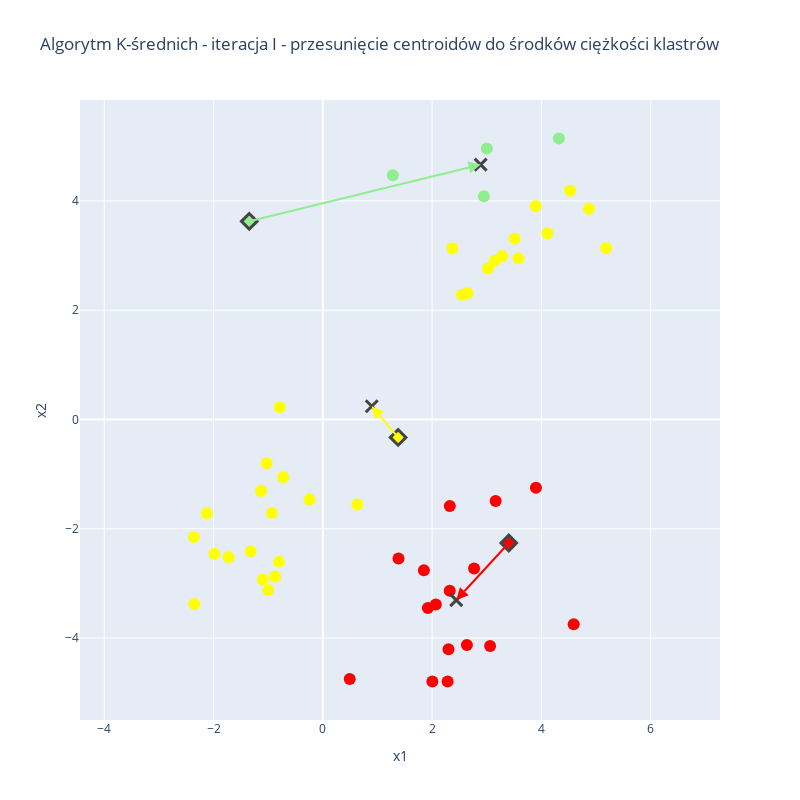

The cell this chart's notebook holds for it:
### Code cell
fig = px.scatter(
    df.loc[df['cluster']==1],
    'x1',
    'x2',
    width=800,
    height=800,
    color_discrete_sequence=[cluster_1_color],
    title='Algorytm K-średnich - iteracja I - przesunięcie centroidów do środków ciężkości klastrów',
)
fig.add_trace(go.Scatter(x=[centroid_1[0]], y=[centroid_1[1]], name='centroid 1', mode='markers', marker_line_width=3, marker_color=cluster_1_color, marker_symbol='diamond'))
fig.add_trace(go.Scatter(x=[mean_cluster_1[0]], y=[mean_cluster_1[1]], name='gravity center 1', mode='markers', marker_line_width=3, marker_color="black", marker_symbol='x-thin'))
fig.add_trace(go.Scatter(x=[centroid_1[0], mean_cluster_1[0]], y=[centroid_1[1], mean_cluster_1[1]], marker= dict(size=2, symbol="arrow-bar-up", color=cluster_1_color, angleref="previous")))

print([centroid_1[0], mean_cluster_1[1]])
print([centroid_1[1], mean_cluster_1[0]])
fig.add_trace(go.Scatter(x=df.loc[df['cluster']==2].x1, y=df.loc[df['cluster']==2].x2, name='centroid 2', mode='markers', marker_color=cluster_2_color))
fig.add_trace(go.Scatter(x=[centroid_2[0]], y=[centroid_2[1]], name='centroid 2', mode='markers', marker_line_width=3, marker_color=cluster_2_color, marker_symbol='diamond'))
fig.add_trace(go.Scatter(x=[mean_cluster_2[0]], y=[mean_cluster_2[1]], name='gravity center 2', mode='markers', marker_line_width=3, marker_color="black", marker_symbol='x-thin'))
fig.add_trace(go.Scatter(x=[centroid_2[0], mean_cluster_2[0]], y=[centroid_2[1], mean_cluster_2[1]], marker= dict(size=2, symbol="arrow-bar-up", color=cluster_2_color, angleref="previous")))

fig.add_trace(go.Scatter(x=df.loc[df['cluster']==3].x1, y=df.loc[df['cluster']==3].x2, name='centroid 2', mode='markers', marker_color=cluster_3_color))
fig.add_trace(go.Scatter(x=[centroid_3[0]], y=[centroid_3[1]], name='centroid 3', mode='markers', marker_line_width=3, marker_color=cluster_3_color, marker_symbol='diamond'))
fig.add_trace(go.Scatter(x=[mean_cluster_3[0]], y=[mean_cluster_3[1]], name='gravity center 3', mode='markers', marker_line_width=3, marker_color="black", marker_symbol='x-thin'))
fig.add_trace(go.Scatter(x=[centroid_3[0], mean_cluster_3[0]], y=[centroid_3[1], mean_cluster_3[1]], marker= dict(size=2, symbol="arrow-bar-up", color=cluster_3_color, angleref="previous")))

fig.update_traces(marker_size=12)
fig.update_yaxes(
    scaleanchor="x",
    scaleratio=1,
)  # wyrównujemy skalę, żeby odległości pomiędzy punktami nie były zaburzone na wizualizacji
# fig.update_layout(xaxis_range=[-6, 6])
# fig.update_layout(yaxis_range=[-6, 6])
fig.update_xaxes(tick0=0, dtick=2)


fig.update_layout(showlegend=False)

### Figure 1 — Plotly figure (JSON) as saved in the notebook; plotly's stock layout.template omitted (floating-point values rounded to 4 significant figures)
{"data": [{"hovertemplate": "x1=%{x}<br>x2=%{y}<extra></extra>", "legendgroup": "", "marker": {"color": "lightgreen", "size": 12, "symbol": "circle"}, "mode": "markers", "name": "", "orientation": "v", "showlegend": false, "type": "scatter", "x": [2.948, 3.002, 4.321, 1.281], "xaxis": "x", "y": [4.086, 4.96, 5.142, 4.471], "yaxis": "y"}, {"marker": {"color": "lightgreen", "line": {"width": 3}, "size": 12, "symbol": "diamond"}, "mode": "markers", "name": "centroid 1", "type": "scatter", "x": [-1.347], "y": [3.626]}, {"marker": {"color": "black", "line": {"width": 3}, "size": 12, "symbol": "x-thin"}, "mode": "markers", "name": "gravity center 1", "type": "scatter", "x": [2.888], "y": [4.665]}, {"marker": {"angleref": "previous", "color": "lightgreen", "size": 12, "symbol": "arrow-bar-up"}, "type": "scatter", "x": [-1.347, 2.888], "y": [3.626, 4.665]}, {"marker": {"color": "yellow", "size": 12}, "mode": "markers", "name": "centroid 2", "type": "scatter", "x": [-1.001, 3.284, 2.647, -1.983, 3.509, -1.133, 2.547, 2.374, 3.024, -0.7883, 4.526, 4.11, -2.361, -2.351, 0.6319, 3.581, 4.871, 3.154, -1.097, -0.7241, 3.895, -0.9326, -0.874, -0.244, -2.122, 5.186, -0.8042, -1.725, -1.32, -1.027], "y": [-3.123, 2.991, 2.309, -2.459, 3.305, -1.307, 2.28, 3.131, 2.761, 0.2222, 4.185, 3.409, -2.151, -3.375, -1.558, 2.952, 3.857, 2.903, -2.928, -1.058, 3.907, -1.71, -2.873, -1.463, -1.716, 3.133, -2.606, -2.522, -2.412, -0.8023]}, {"marker": {"color": "yellow", "line": {"width": 3}, "size": 12, "symbol": "diamond"}, "mode": "markers", "name": "centroid 2", "type": "scatter", "x": [1.378], "y": [-0.3286]}, {"marker": {"color": "black", "line": {"width": 3}, "size": 12, "symbol": "x-thin"}, "mode": "markers", "name": "gravity center 2", "type": "scatter", "x": [0.895], "y": [0.2428]}, {"marker": {"angleref": "previous", "color": "yellow", "size": 12, "symbol": "arrow-bar-up"}, "type": "scatter", "x": [1.378, 0.895], "y": [-0.3286, 0.2428]}, {"marker": {"color": "red", "size": 12}, "mode": "markers", "name": "centroid 2", "type": "scatter", "x": [2.768, 1.922, 2.283, 3.163, 1.849, 3.9, 2.324, 2.636, 2.067, 3.061, 1.385, 2.322, 0.4921, 4.591, 2.299, 2.005], "y": [-2.728, -3.452, -4.795, -1.494, -2.757, -1.249, -1.584, -4.127, -3.386, -4.144, -2.544, -3.136, -4.75, -3.749, -4.206, -4.794]}, {"marker": {"color": "red", "line": {"width": 3}, "size": 12, "symbol": "diamond"}, "mode": "markers", "name": "centroid 3", "type": "scatter", "x": [3.403], "y": [-2.261]}, {"marker": {"color": "black", "line": {"width": 3}, "size": 12, "symbol": "x-thin"}, "mode": "markers", "name": "gravity center 3", "type": "scatter", "x": [2.442], "y": [-3.306]}, {"marker": {"angleref": "previous", "color": "red", "size": 12, "symbol": "arrow-bar-up"}, "type": "scatter", "x": [3.403, 2.442], "y": [-2.261, -3.306]}], "layout": {"height": 800, "legend": {"tracegroupgap": 0}, "showlegend": false, "title": {"text": "Algorytm K-średnich - iteracja I - przesunięcie centroidów do środków ciężkości klastrów"}, "width": 800, "xaxis": {"anchor": "y", "autorange": true, "domain": [0, 1], "dtick": 2, "range": [-4.444, 7.269], "tick0": 0, "title": {"text": "x1"}, "type": "linear"}, "yaxis": {"anchor": "x", "autorange": true, "domain": [0, 1], "range": [-5.5, 5.847], "scaleanchor": "x", "scaleratio": 1, "title": {"text": "x2"}, "type": "linear"}}}
